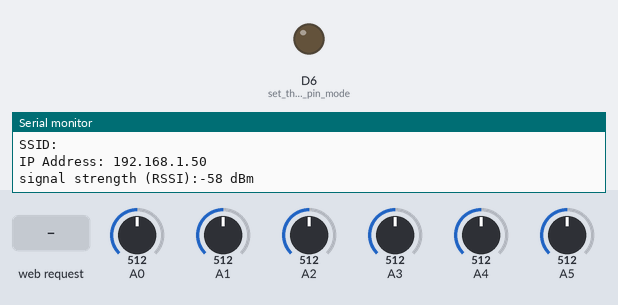
This sketch was run on a simulated Arduino MKR. Parts: output pins drawn as LEDs (lit = HIGH), the last lines printed to the serial monitor. The test bench sets the inputs (shaded band); at power-on: A0 = 512, A1 = 512, A2 = 512, A3 = 512, A4 = 512, A5 = 512. WiFi joins after 1.5 s; servers stay silent unless stated; not simulated (calls return 0 or success): arduino_secrets.h.

Above: at 12.7 s.
12.8 s: HTTP request GET /H received
At 13.9 s:
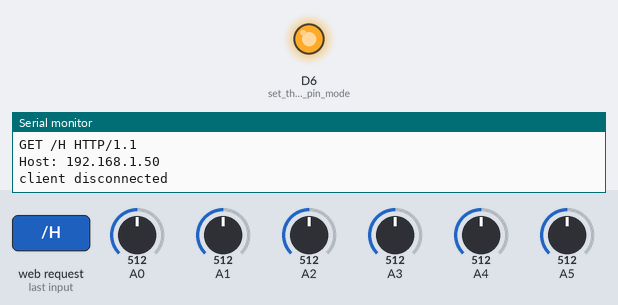
14.3 s: HTTP request GET /L received
At 15.0 s:
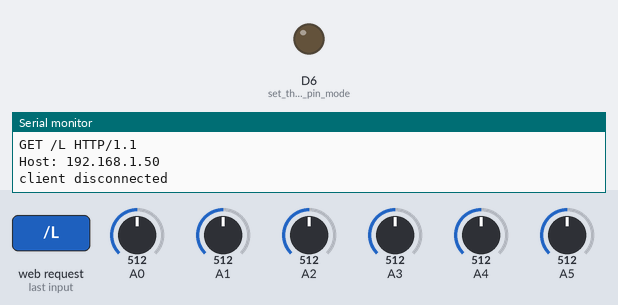
Timing chart, 0 to 17.3 s (numbered marks = the images above; inputs shaded):
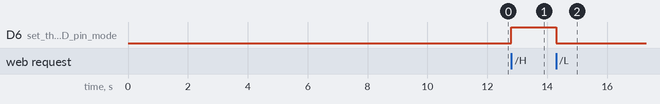

Measured:
- after the input at 12.8 s, D6 (set_the_LED_pin_mode): LOW → HIGH at once
- after the input at 14.3 s, D6 (set_the_LED_pin_mode): HIGH → LOW at once

The sketch:

b05-fetch-good.ino
```cpp
/*
  WiFi Web Server

 A simple web server that shows the value of the analog input pins.

 This example is written for a network using WPA encryption. For
 WEP or WPA, change the Wifi.begin() call accordingly.

 Circuit:
 * Analog inputs attached to pins A0 through A5 (optional)

 created 13 July 2010
 by dlf (Metodo2 srl)
 modified 31 May 2012
 by Tom Igoe

 */

#include <SPI.h>
#include <WiFiNINA.h>


#include "arduino_secrets.h"
///////please enter your sensitive data in the Secret tab/arduino_secrets.h
char ssid[] = SECRET_SSID;        // your network SSID (name)
char pass[] = SECRET_PASS;    // your network password (use for WPA, or use as key for WEP)
int keyIndex = 0;                 // your network key Index number (needed only for WEP)

int status = WL_IDLE_STATUS;
int myLedStatus;
WiFiServer server(80);

void setup() {
  //Initialize serial and wait for port to open:
  Serial.begin(9600);
  while (!Serial) {
    ; // wait for serial port to connect. Needed for native USB port only
  }

  pinMode(LED_BUILTIN, OUTPUT);      // set the LED pin mode

  // check for the WiFi module:
  if (WiFi.status() == WL_NO_MODULE) {
    Serial.println("Communication with WiFi module failed!");
    // don't continue
    while (true);
  }

  String fv = WiFi.firmwareVersion();
  if (fv < WIFI_FIRMWARE_LATEST_VERSION) {
    Serial.println("Please upgrade the firmware");
  }

  // attempt to connect to Wifi network:
  while (status != WL_CONNECTED) {
    Serial.print("Attempting to connect to SSID: ");
    Serial.println(ssid);
    // Connect to WPA/WPA2 network. Change this line if using open or WEP network:
    status = WiFi.begin(ssid, pass);

    // wait 10 seconds for connection:
    delay(10000);
  }
  server.begin();
  // you're connected now, so print out the status:
  printWifiStatus();
}


void loop() {
  // listen for incoming clients
  WiFiClient client = server.available();
  if (client) {
    Serial.println("new client");
      String currentLine = "";                // make a String to hold incoming data from the client

    // an http request ends with a blank line
    boolean currentLineIsBlank = true;
    while (client.connected()) {
      if (client.available()) {
        char c = client.read();
        Serial.write(c);
        // if you've gotten to the end of the line (received a newline
        // character) and the line is blank, the http request has ended,
        // so you can send a reply
        if (c == '\n' && currentLineIsBlank) {
          // send a standard http response header
          client.println("HTTP/1.1 200 OK");
          client.println("Content-Type: text/html");
          client.println("Connection: close");  // the connection will be closed after completion of the response
          client.println("Refresh: 30");  // refresh the page automatically every 30 sec
          client.println();
          client.println("<!DOCTYPE HTML>");
          client.println("<html>");
          // output the value of each analog input pin
          for (int analogChannel = 0; analogChannel < 6; analogChannel++) {
            int sensorReading = analogRead(analogChannel);
            client.print("analog input ");
            client.print(analogChannel);
            client.print(" is ");
            client.print(sensorReading);
            client.println("<br />");
          }
          if ( myLedStatus == 1){    // is the LED on?
            client.println("Someone put the LED on");
          } else {
            client.println("Someone put the LED off");
          }
          client.println("</html>");
          break;
        }
        if (c == '\n') {
          // you're starting a new line
          currentLineIsBlank = true;
        } else if (c != '\r') {
          // you've gotten a character on the current line
          currentLineIsBlank = false;
          currentLine += c;      // add it to the end of the currentLine
        }
                // Check to see if the client request was "GET /H" or "GET /L":
        if (currentLine.endsWith("GET /H")) {
          digitalWrite(LED_BUILTIN, 1);               // GET /H turns the LED on
          myLedStatus = 1;
        }
        if (currentLine.endsWith("GET /L")) {
          digitalWrite(LED_BUILTIN, 0);                // GET /L turns the LED off
          myLedStatus = 0;
        }
      }
    }
    // give the web browser time to receive the data
    delay(1);

    // close the connection:
    client.stop();
    Serial.println("client disconnected");
  }
}


void printWifiStatus() {
  // print the SSID of the network you're attached to:
  Serial.print("SSID: ");
  Serial.println(WiFi.SSID());

  // print your board's IP address:
  IPAddress ip = WiFi.localIP();
  Serial.print("IP Address: ");
  Serial.println(ip);

  // print the received signal strength:
  long rssi = WiFi.RSSI();
  Serial.print("signal strength (RSSI):");
  Serial.print(rssi);
  Serial.println(" dBm");
}
```
